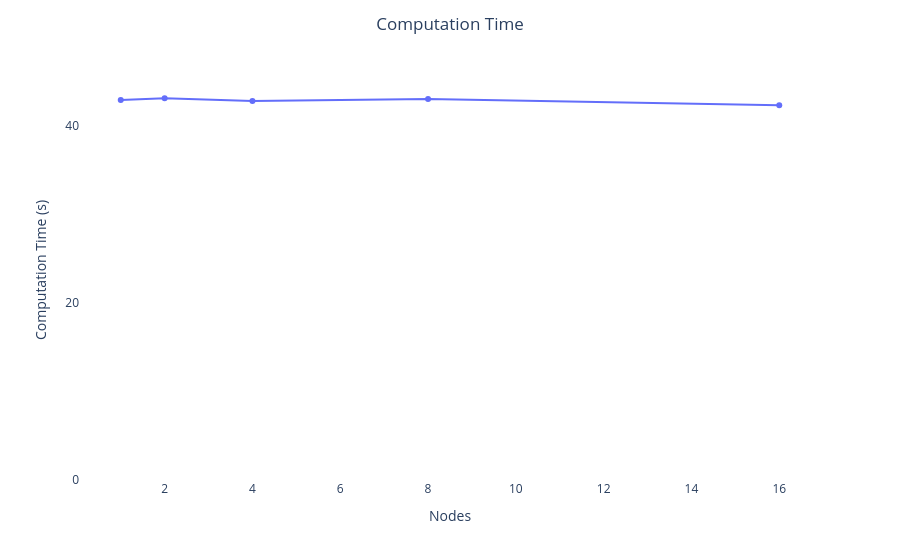

Notebook source saved alongside this figure:
### Markdown cell above
## Communication Time
- Communication overhead ranges from **~2.1 s to ~2.8 s**, representing a **small but non-negligible** fraction (~5%) of total execution time
- A slight increase at higher node counts is expected due to **increased inter-node halo exchange**
- The overhead remains **bounded**, indicating good scalability of the communication pattern

### Code cell
p_exec_weak.show()

### Figure 1 — Plotly figure (JSON) as saved in the notebook; plotly's stock layout.template omitted (floating-point values rounded to 4 significant figures)
{"data": [{"customdata": [[8, 15000, 15000], [16, 30000, 15000], [32, 30000, 30000], [64, 60000, 30000], [128, 60000, 60000]], "hovertemplate": "nodes=%{x}<br>computation_time=%{y}<br>tasks=%{customdata[0]}<br>x_size=%{customdata[1]}<br>y_size=%{customdata[2]}<extra></extra>", "legendgroup": "", "line": {"color": "#636efa", "dash": "solid"}, "marker": {"symbol": "circle"}, "mode": "lines+markers", "name": "", "orientation": "v", "showlegend": false, "type": "scatter", "x": [1, 2, 4, 8, 16], "xaxis": "x", "y": [42.92, 43.11, 42.78, 43.03, 42.31], "yaxis": "y"}], "layout": {"legend": {"tracegroupgap": 0}, "margin": {"t": 60}, "plot_bgcolor": "white", "title": {"text": "Computation Time", "x": 0.5}, "xaxis": {"anchor": "y", "autorange": true, "domain": [0, 1], "title": {"text": "Nodes"}}, "yaxis": {"anchor": "x", "domain": [0, 1], "dtick": 20, "range": [0, 47.43], "tick0": 0, "tickmode": "linear", "title": {"text": "Computation Time (s)"}}}}
